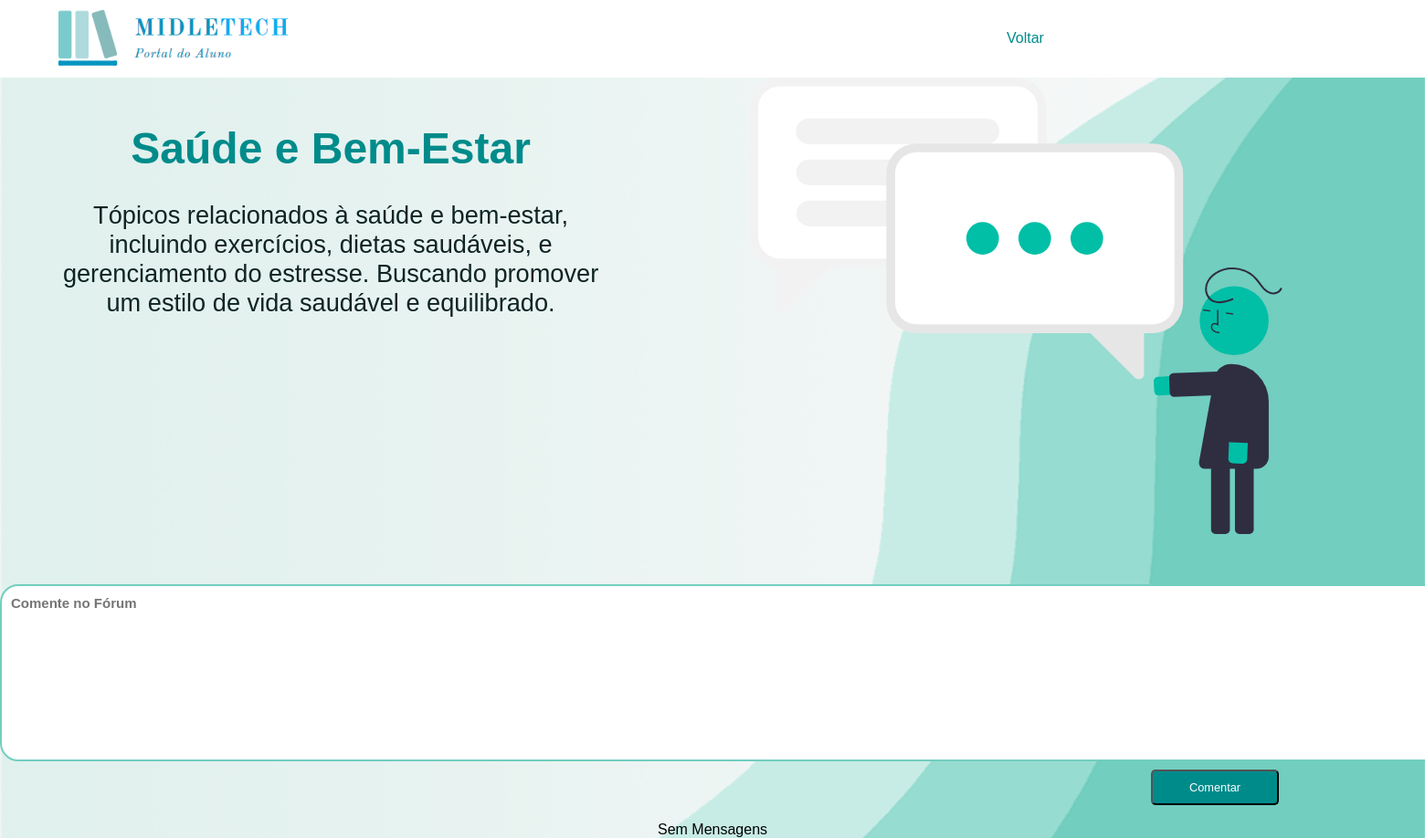
The app's page /forum/index.php?forumid=12 with its own data.
### tables this page shows
CREATE TABLE `foruns` (
  `idforum` int(11) NOT NULL,
  `titulo` text NOT NULL,
  `descricao` text NOT NULL,
  `categoria` text NOT NULL,
  `proprietario` int(11) NOT NULL
);

### forum/index.php (the view, shortened to what this page needs)
<?php
$dbh = conexao::getConexao();
$forumid = $_GET['forumid'];
$query = "SELECT * FROM midletech.foruns where idforum = '$forumid';";
$statement = $dbh->query($query);
?>
<!DOCTYPE html>
<html lang="pt-br">
<head>
    <link rel="stylesheet" href="../assets/css/boot.css">
    <link rel="stylesheet" href="../assets/css/login.css">
    <link rel="stylesheet" href="../assets/css/style.css">
    <link rel="stylesheet" href="../assets/css/forum.css">
    <link rel="stylesheet" href="../assets/css/elipse.css">
</head>
<body>
    <header class="header_menu">
        <div class="div_menu">
            <a href="../index.php" class="logo"><img src="../assets/img/logo.png" alt="logo" class="logo_img"></a>
            <nav class="nav_menu">
                <ul>
                    <li><a href="../material/foruns.php">Voltar</a></li>
                </ul>
            </nav>
        </div>
    </header>
    <div class="formato_capa">
        <div class="capa">
            <?php ($row = $statement->fetch()) ?>
            <div class="box2">
                <h1>
                    <?php echo $row['1']; ?>
                </h1>
                <p>
                    <?php echo $row['2']; ?>
                </p>
            </div>
            <div class="box">
                <div class="box_content">
                    <img src="../assets/img/forum_content.svg" alt="capa" width="750" height="500">
                </div>
            </div>
        </div>
    </div>
    <div class="main_opc">
        <section class="main_material">
            <div class="main_forum_content">
                <div class="comentario">
                    <form action="forumcontrole.php" method="post">
                        <textarea name="mensagem" id="" cols="170" rows="10" placeholder="Comente no Fórum"></textarea>
                        <button class="category_comment" value="submit">Comentar</button>
                    </form>
                    <br>
                </div>
                <?php
                $query1 = "SELECT * FROM midletech.foruns_msg where idforum = '$forumid';";
                $statement1 = $dbh->query($query1);
                $forum1 = $statement1->rowCount();
                if ($forum1 == "0"):
                    ?>
                    <p>Sem Mensagens</p>
                <?php endif; ?>
            </div>
        </section>
    </div>
</body>
</html>

### assets/css/boot.css (style rules this page uses)
* { padding: 0; margin: 0; box-sizing: border-box; text-decoration: none; font-size: 1rem; font-family: 'Ubuntu', sans-serif; }

### assets/css/style.css (style rules this page uses)
.header_menu { width: 100%; background-color: #fff; background-attachment: fixed; }
.header_menu .div_menu { width: 100%; display: flex; justify-content: space-between; }
.header_menu .div_menu .nav_menu { display: flex; flex-basis: 30%; }
.logo_img { flex-basis: 330px; padding: 0 15px; width: 290px; }
.header_menu .div_menu .logo { flex-basis: auto; padding: 0 25px; margin: 10px 20px; display: flex; justify-content: space-between; }
.nav_menu ul { display: flex; justify-content: space-between; }
.header_menu .div_menu .nav_menu ul { display: flex; align-items: stretch; }
.header_menu .div_menu .nav_menu ul li { list-style: none; align-items: stretch; display: flex; }
.header_menu .div_menu .nav_menu ul li a { padding: 0 10px; display: flex; align-items: center; height: 100%; color: darkcyan; }
.formato_capa { display: flex; max-width: 1500px; margin: 0 auto; }
.capa { display: flex; justify-content: space-between; max-width: 1500px; }
.box { margin: 0 auto; text-align: center; display: flex; flex-basis: 180%; margin-bottom: 50px; }
.box_content { max-width: 1300px; margin: 0 auto; display: flex; flex-wrap: wrap; }
.formato_capa .capa .box2 h1 { font-family: 'Gill Sans', 'Gill Sans MT', Calibri, 'Trebuchet MS', sans-serif; font-size: 3em; color: darkcyan; font-weight: 700; text-align: center; margin-top: 50px; }
.formato_capa .capa .box2 p { font-size: 1.700em; color: #0f2423; font-weight: 400; text-align: center; margin: 30px 20px; }
* { padding: 0; margin: 0; box-sizing: border-box; text-decoration: none; font-size: 1rem; font-family: 'Ubuntu', sans-serif; }
body { background-size: cover; background-image: url("../img/bg06.png"); color: black; background-repeat: no-repeat; width: 100%; }

### assets/css/forum.css (style rules this page uses)
body { background-color: #f4f4f4; margin: 0; padding: 0; align-items: center; justify-content: center; height: 100vh; }
.main_material { width: 100%; margin: 0 auto; }
.main_forum_content { text-align: center; display: contents ; flex-wrap: wrap; }
.comentario textarea { border-radius: 20px; border: 2px solid #72cebf; font-size: 15px; font-weight: 700; margin: 5px 0; padding: 10px; }
.category_comment { background-color: darkcyan; color: #fff; font-size: 0.8em; padding: 10px 40px; border-radius: 5px; -moz-border-radius: 5px; -webkit-border-radius: 5px; max-width: 150px; margin-left: 1100px; }

### records on screen
foruns: titulo "Saúde e Bem-Estar", descricao "Tópicos relacionados à saúde e bem-estar, incluindo exercícios, dietas saudáveis, e gerenciamento do estresse. Buscando promover um estilo de vida saudável e equilibrado."
